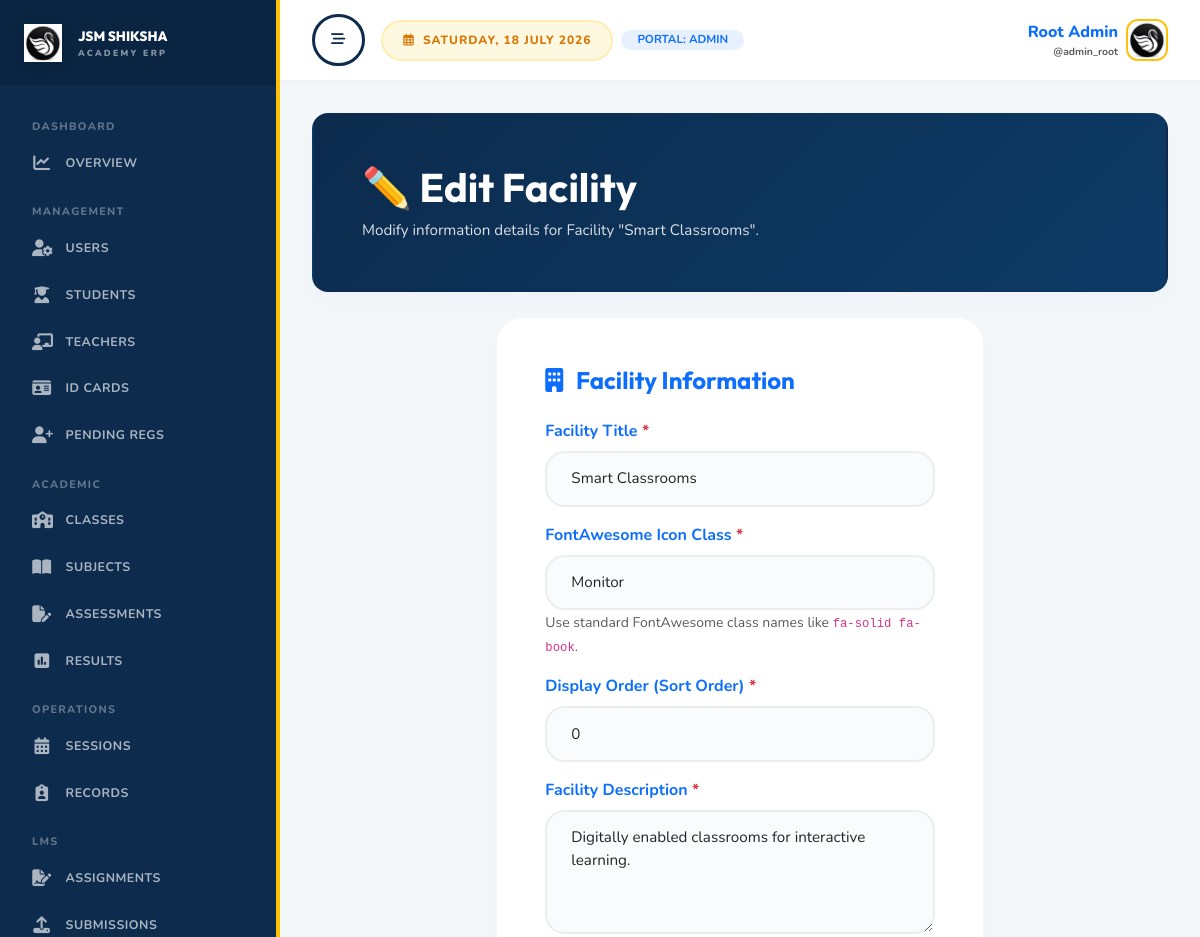
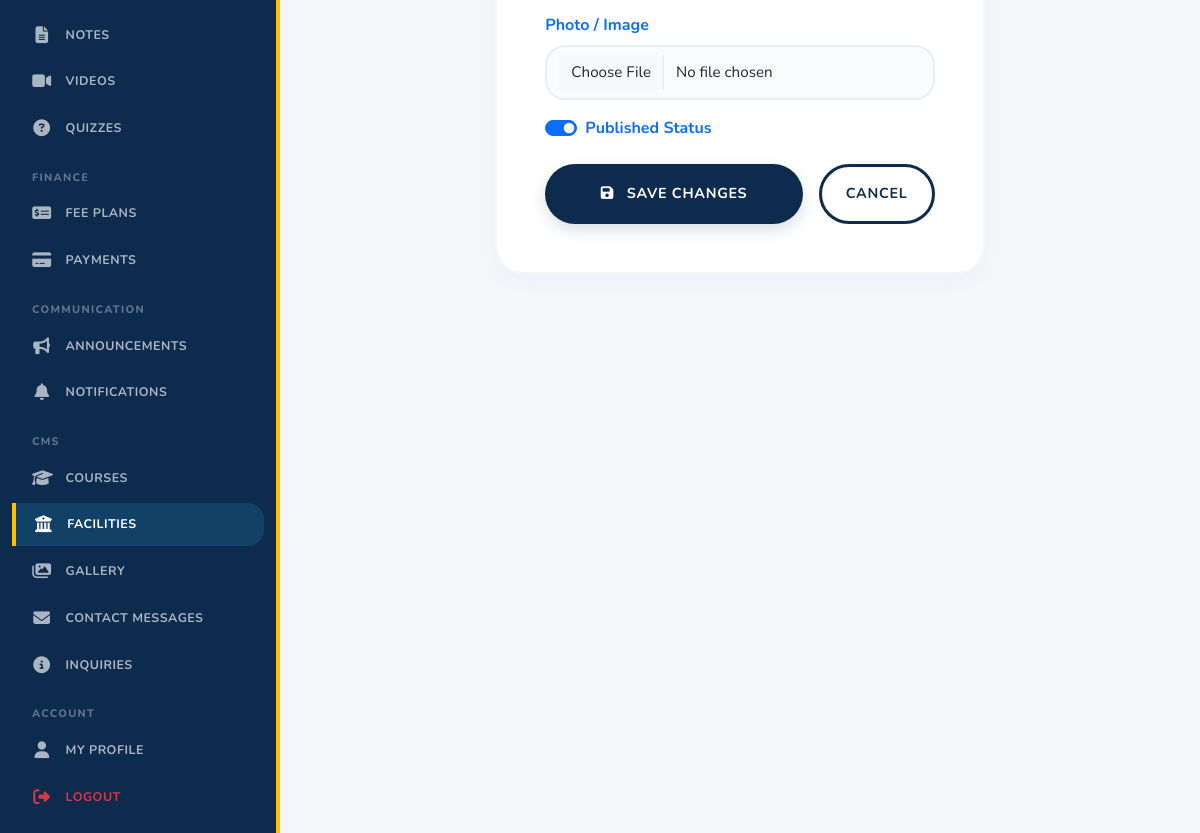
/dashboard/admin/facilities/edit/5/ (signed in), run on the app's committed database (2 pictures, top to bottom).
### users/models.py (models this page shows, shortened)
class User(AbstractUser):
    class Roles(models.TextChoices):
        ADMIN = "admin", "Admin"
        TEACHER = "teacher", "Teacher"
        STUDENT = "student", "Student"
    email = models.EmailField(unique=True)
    role = models.CharField(max_length=20, choices=Roles.choices, default=Roles.STUDENT)
    phone = models.CharField(max_length=20, blank=True, null=True, default="")
    address = models.TextField(blank=True, null=True, default="")
    bio = models.TextField(blank=True, null=True, default="")
    avatar = models.ImageField(upload_to="avatars/", blank=True, null=True)
    is_verified = models.BooleanField(default=True)
    date_of_birth = models.DateField(blank=True, null=True)
    gender = models.CharField(max_length=20, blank=True, null=True, default="")
    city = models.CharField(max_length=80, blank=True, null=True, default="")
    state = models.CharField(max_length=80, blank=True, null=True, default="")
    country = models.CharField(max_length=80, blank=True, null=True, default="")
    pincode = models.CharField(max_length=20, blank=True, null=True, default="")
    employee_id = models.CharField(max_length=40, blank=True)
    joining_date = models.DateField(blank=True, null=True)
    profile_visibility = models.BooleanField(default=True)
    email_notifications = models.BooleanField(default=True)
    system_notifications = models.BooleanField(default=True)
    theme = models.CharField(max_length=20, default="light")
    language = models.CharField(max_length=20, default="en")
    registration_status = models.CharField(
        max_length=20,
        choices=[('pending', 'Pending Approval'), ('approved', 'Approved'), ('rejected', 'Rejected')],
        default='approved'
    )
    approved_at = models.DateTimeField(blank=True, null=True)
    approved_by = models.ForeignKey(
        'self',
        on_delete=models.SET_NULL,
        blank=True,
        null=True,
        related_name='approved_users'
    )
    rejected_reason = models.TextField(blank=True)
    created_at = models.DateTimeField(auto_now_add=True)
    updated_at = models.DateTimeField(auto_now=True)
    @property
    def full_name(self):
        name = f"{self.first_name} {self.last_name}".strip()
        return name or self.username

### cms/models.py (models this page shows, shortened)
class Facility(models.Model):
    title = models.CharField(max_length=160)
    description = models.TextField()
    icon = models.CharField(max_length=60, blank=True)
    image = models.ImageField(upload_to="facilities/", blank=True, null=True)
    sort_order = models.PositiveIntegerField(default=0)
    is_published = models.BooleanField(default=True)
    class Meta:
        ordering = ["sort_order", "title"]

### dashboard/views.py (the view, shortened to what this page needs)
# urls.py: path("dashboard/admin/facilities/edit/<int:facility_id>/", views.admin_facility_edit, name="admin_facility_edit"),
@login_required
def admin_facility_edit(request, facility_id):
    if request.user.role != "admin":
        return redirect("dashboard_redirect")
    facility = get_object_or_404(Facility, id=facility_id)
    return render(request, "admin/facility_edit.html", {
        "facility": facility,
        "is_dashboard_view": True
    })

### templates/admin/facility_edit.html (shortened to what this page needs)
{% extends "dashboard_base.html" %}
{% load static %}
{% block dashboard_content %}
<div class="premium-card p-4 p-md-5 mb-4 text-white" style="background: linear-gradient(135deg, #0c2b4d 0%, #0d3b66 100%); border-radius: 16px !important;">
    <h1 class="display-6 fw-bold text-white mb-2" style="font-family:'Outfit',sans-serif;">✏️ Edit Facility</h1>
    <p class="mb-0" style="color: rgba(255, 255, 255, 0.85) !important; font-size: 0.95rem;">Modify information details for Facility "{{ facility.title }}".</p>
</div>
<div class="row justify-content-center">
    <div class="col-lg-7">
        <div class="premium-card p-4 p-md-5 bg-white">
            <h4 class="fw-bold mb-4 text-primary" style="font-family:'Outfit',sans-serif;">
                <i class="fa-solid fa-building me-2 text-accent"></i> Facility Information
            </h4>
            <form method="post" enctype="multipart/form-data">
                <div class="mb-3">
                    <label class="form-label fw-bold text-sm text-primary">Facility Title <span class="text-danger">*</span></label>
                    <input type="text" name="title" value="{{ facility.title }}" class="form-control rounded-3" placeholder="e.g. Science Laboratory" required>
                </div>
                <div class="mb-3">
                    <label class="form-label fw-bold text-sm text-primary">FontAwesome Icon Class <span class="text-danger">*</span></label>
                    <input type="text" name="icon" value="{{ facility.icon }}" class="form-control rounded-3" placeholder="e.g. fa-solid fa-flask" required>
                    <small class="text-muted">Use standard FontAwesome class names like <code>fa-solid fa-book</code>.</small>
                </div>
                <div class="mb-3">
                    <label class="form-label fw-bold text-sm text-primary">Display Order (Sort Order) <span class="text-danger">*</span></label>
                    <input type="number" name="sort_order" value="{{ facility.sort_order }}" class="form-control rounded-3" required>
                </div>
                <div class="mb-3">
                    <label class="form-label fw-bold text-sm text-primary">Facility Description <span class="text-danger">*</span></label>
                    <textarea name="description" rows="4" class="form-control rounded-3" placeholder="Details about this campus amenity..." required>{{ facility.description }}</textarea>
                </div>
                <div class="mb-3">
                    <label class="form-label fw-bold text-sm text-primary">Photo / Image</label>
                    <input type="file" name="image" class="form-control rounded-3">
                </div>
                <div class="mb-4">
                    <div class="form-check form-switch">
                        <input class="form-check-input" type="checkbox" name="is_published" id="pubCheck" {% if facility.is_published %}checked{% endif %}>
                        <label class="form-check-label fw-bold text-sm text-primary" for="pubCheck">Published Status</label>
                    </div>
                </div>
                <div class="d-flex gap-3">
                    <button type="submit" class="btn btn-premium-primary rounded-pill px-5 py-3 fw-bold flex-grow-1">
                        <i class="fa-solid fa-save me-2"></i> Save Changes
                    </button>
                    <a href="{% url 'admin_facilities' %}" class="btn btn-premium-outline rounded-pill px-4 py-3 fw-bold">
                        Cancel
                    </a>
                </div>
            </form>
        </div>
    </div>
</div>
{% endblock %}

### templates/dashboard_base.html (shortened to what this page needs)
{% extends "base.html" %}
{% load static %}
{% block content %}
<div class="dashboard-wrapper" id="dashboardWrapper">
    <aside class="dashboard-sidebar" id="sidebar">
        <div class="sidebar-brand">
            <a class="d-flex align-items-center gap-3 text-decoration-none" href="{% url 'dashboard_redirect' %}">
                <img src="{% static 'images/logo.png' %}" alt="Logo" style="width: 38px; height: 38px; object-fit: contain; filter: drop-shadow(0 4px 6px rgba(0,0,0,0.15));">
                <div class="brand-text-wrapper">
                    <span class="brand-font fs-6 mb-0 d-block text-white" style="font-size: 0.85rem !important;">JSM SHIKSHA</span>
                    <span class="d-block text-white-50" style="font-size: 0.55rem; letter-spacing: 0.25em; font-weight: 900;">ACADEMY ERP</span>
                </div>
            </a>
        </div>
        <div class="sidebar-scroll">
            <ul class="sidebar-menu">
                {% if user.role == 'admin' %}
                    <p class="sidebar-section-header">Dashboard</p>
                    <li><a href="{% url 'admin_overview' %}" class="sidebar-link {% if request.resolver_match.url_name == 'admin_overview' %}active{% endif %}"><i class="fa-solid fa-chart-line"></i> <span>Overview</span></a></li>
                    <p class="sidebar-section-header">Management</p>
                    <li><a href="{% url 'admin_users' %}" class="sidebar-link {% if 'users' in request.path %}active{% endif %}"><i class="fa-solid fa-user-gear"></i> <span>Users</span></a></li>
                    <li><a href="{% url 'admin_students' %}" class="sidebar-link {% if 'students' in request.path %}active{% endif %}"><i class="fa-solid fa-user-graduate"></i> <span>Students</span></a></li>
                    <li><a href="{% url 'admin_teachers' %}" class="sidebar-link {% if 'teachers' in request.path %}active{% endif %}"><i class="fa-solid fa-chalkboard-teacher"></i> <span>Teachers</span></a></li>
                    <li><a href="{% url 'admin_id_cards' %}" class="sidebar-link {% if 'id-cards' in request.path %}active{% endif %}"><i class="fa-solid fa-id-card"></i> <span>ID Cards</span></a></li>
                    <li><a href="{% url 'admin_pending_registrations' %}" class="sidebar-link {% if 'pending-registrations' in request.path %}active{% endif %}"><i class="fa-solid fa-user-plus"></i> <span>Pending Regs</span></a></li>
                    <p class="sidebar-section-header">Academic</p>
                    <li><a href="{% url 'admin_classes' %}" class="sidebar-link {% if 'classes' in request.path %}active{% endif %}"><i class="fa-solid fa-school"></i> <span>Classes</span></a></li>
                    <li><a href="{% url 'admin_subjects' %}" class="sidebar-link {% if 'subjects' in request.path %}active{% endif %}"><i class="fa-solid fa-book-open"></i> <span>Subjects</span></a></li>
                    <li><a href="{% url 'admin_assessments' %}" class="sidebar-link {% if 'assessments' in request.path %}active{% endif %}"><i class="fa-solid fa-file-pen"></i> <span>Assessments</span></a></li>
                    <li><a href="{% url 'admin_results' %}" class="sidebar-link {% if 'results' in request.path %}active{% endif %}"><i class="fa-solid fa-square-poll-vertical"></i> <span>Results</span></a></li>
                    <p class="sidebar-section-header">Operations</p>
                    <li><a href="{% url 'admin_attendance_sessions' %}" class="sidebar-link {% if 'attendance-sessions' in request.path %}active{% endif %}"><i class="fa-solid fa-calendar-days"></i> <span>Sessions</span></a></li>
                    <li><a href="{% url 'admin_attendance_records' %}" class="sidebar-link {% if 'attendance-records' in request.path %}active{% endif %}"><i class="fa-solid fa-clipboard-user"></i> <span>Records</span></a></li>
                    <p class="sidebar-section-header">LMS</p>
                    <li><a href="{% url 'admin_assignments' %}" class="sidebar-link {% if 'assignments' in request.path %}active{% endif %}"><i class="fa-solid fa-file-signature"></i> <span>Assignments</span></a></li>
                    <li><a href="{% url 'admin_submissions' %}" class="sidebar-link {% if 'submissions' in request.path %}active{% endif %}"><i class="fa-solid fa-upload"></i> <span>Submissions</span></a></li>
                    <li><a href="{% url 'admin_notes' %}" class="sidebar-link {% if 'notes' in request.path %}active{% endif %}"><i class="fa-solid fa-file-lines"></i> <span>Notes</span></a></li>
                    <li><a href="{% url 'admin_videos' %}" class="sidebar-link {% if 'videos' in request.path %}active{% endif %}"><i class="fa-solid fa-video"></i> <span>Videos</span></a></li>
                    <li><a href="{% url 'admin_quizzes' %}" class="sidebar-link {% if 'quizzes' in request.path %}active{% endif %}"><i class="fa-solid fa-circle-question"></i> <span>Quizzes</span></a></li>
                    <p class="sidebar-section-header">Finance</p>
                    <li><a href="{% url 'admin_fee_plans' %}" class="sidebar-link {% if 'fee-plans' in request.path %}active{% endif %}"><i class="fa-solid fa-money-check-dollar"></i> <span>Fee Plans</span></a></li>
                    <li><a href="{% url 'admin_payments' %}" class="sidebar-link {% if 'payments' in request.path %}active{% endif %}"><i class="fa-solid fa-credit-card"></i> <span>Payments</span></a></li>
                    <p class="sidebar-section-header">Communication</p>
                    <li><a href="{% url 'admin_announcements' %}" class="sidebar-link {% if 'announcements' in request.path %}active{% endif %}"><i class="fa-solid fa-bullhorn"></i> <span>Announcements</span></a></li>
                    <li><a href="{% url 'admin_notifications' %}" class="sidebar-link {% if 'notifications' in request.path %}active{% endif %}"><i class="fa-solid fa-bell"></i> <span>Notifications</span></a></li>
                    <p class="sidebar-section-header">CMS</p>
                    <li><a href="{% url 'admin_courses' %}" class="sidebar-link {% if 'courses' in request.path %}active{% endif %}"><i class="fa-solid fa-graduation-cap"></i> <span>Courses</span></a></li>
                    <li><a href="{% url 'admin_facilities' %}" class="sidebar-link {% if 'facilities' in request.path %}active{% endif %}"><i class="fa-solid fa-building-columns"></i> <span>Facilities</span></a></li>
                    <li><a href="{% url 'admin_gallery' %}" class="sidebar-link {% if 'gallery' in request.path %}active{% endif %}"><i class="fa-solid fa-images"></i> <span>Gallery</span></a></li>
                    <li><a href="{% url 'admin_contact_messages' %}" class="sidebar-link {% if 'contact-messages' in request.path %}active{% endif %}"><i class="fa-solid fa-envelope"></i> <span>Contact Messages</span></a></li>
                    <li><a href="{% url 'admin_inquiries' %}" class="sidebar-link {% if 'inquiries' in request.path %}active{% endif %}"><i class="fa-solid fa-circle-info"></i> <span>Inquiries</span></a></li>
                {% endif %}
                <p class="sidebar-section-header">Account</p>
                <li><a href="{% url 'my_profile' %}" class="sidebar-link {% if 'profile' in request.path %}active{% endif %}"><i class="fa-solid fa-user"></i> <span>My Profile</span></a></li>
                <li><a href="{% url 'logout' %}" class="sidebar-link text-danger"><i class="fa-solid fa-right-from-bracket"></i> <span>Logout</span></a></li>
            </ul>
        </div>
    </aside>
    <div class="dashboard-content">
        <header class="dashboard-header">
            <div class="d-flex align-items-center gap-3">
                <button class="btn btn-premium-outline px-3" onclick="toggleSidebar()" aria-label="Toggle Navigation Sidebar">
                    <i class="fa-solid fa-bars-staggered"></i>
                </button>
                <div class="d-none d-md-flex align-items-center gap-2">
                    <span class="badge-premium-gold"><i class="fa-regular fa-calendar-days me-1"></i> {% now "l, d F Y" %}</span>
                    <span class="badge bg-primary bg-opacity-10 text-primary rounded-pill px-3 py-1 fw-bold" style="font-size:0.72rem;">PORTAL: {{ user.role|upper }}</span>
                </div>
            </div>
            <div class="d-flex align-items-center gap-3">
                <div class="dropdown">
                    <div class="d-flex align-items-center gap-2" style="cursor:pointer;" data-bs-toggle="dropdown" aria-expanded="false">
                        <div class="text-end d-none d-sm-block">
                            <span class="d-block font-bold text-sm text-primary mb-0" style="color: var(--primary-color); font-weight: 800;">{{ user.full_name }}</span>
                            <small class="text-muted d-block text-[10px] uppercase fw-bold" style="font-size: 0.65rem;">@{{ user.username }}</small>
                        </div>
                        <div class="user-avatar-wrapper">
                            {% if user.avatar %}
                                <img src="{{ user.avatar.url }}" alt="Avatar" style="width: 38px; height: 38px; border-radius: 10px; object-fit: cover;">
                            {% else %}
                                <img src="{% static 'images/logo.png' %}" alt="Logo" style="width: 28px; height: 28px; object-fit: contain;">
                            {% endif %}
                        </div>
                    </div>
                </div>
            </div>
        </header>
        <main class="dashboard-body">
            {% block dashboard_content %}{% endblock %}
        </main>
    </div>
</div>
{% endblock %}

### data on the page
User: role "ADMIN", full_name "Root Admin", username "admin_root", avatar (picture)
Facility: title "Smart Classrooms", icon "Monitor", sort_order "0", description "Digitally enabled classrooms for interactive learning.", is_published "☑"
